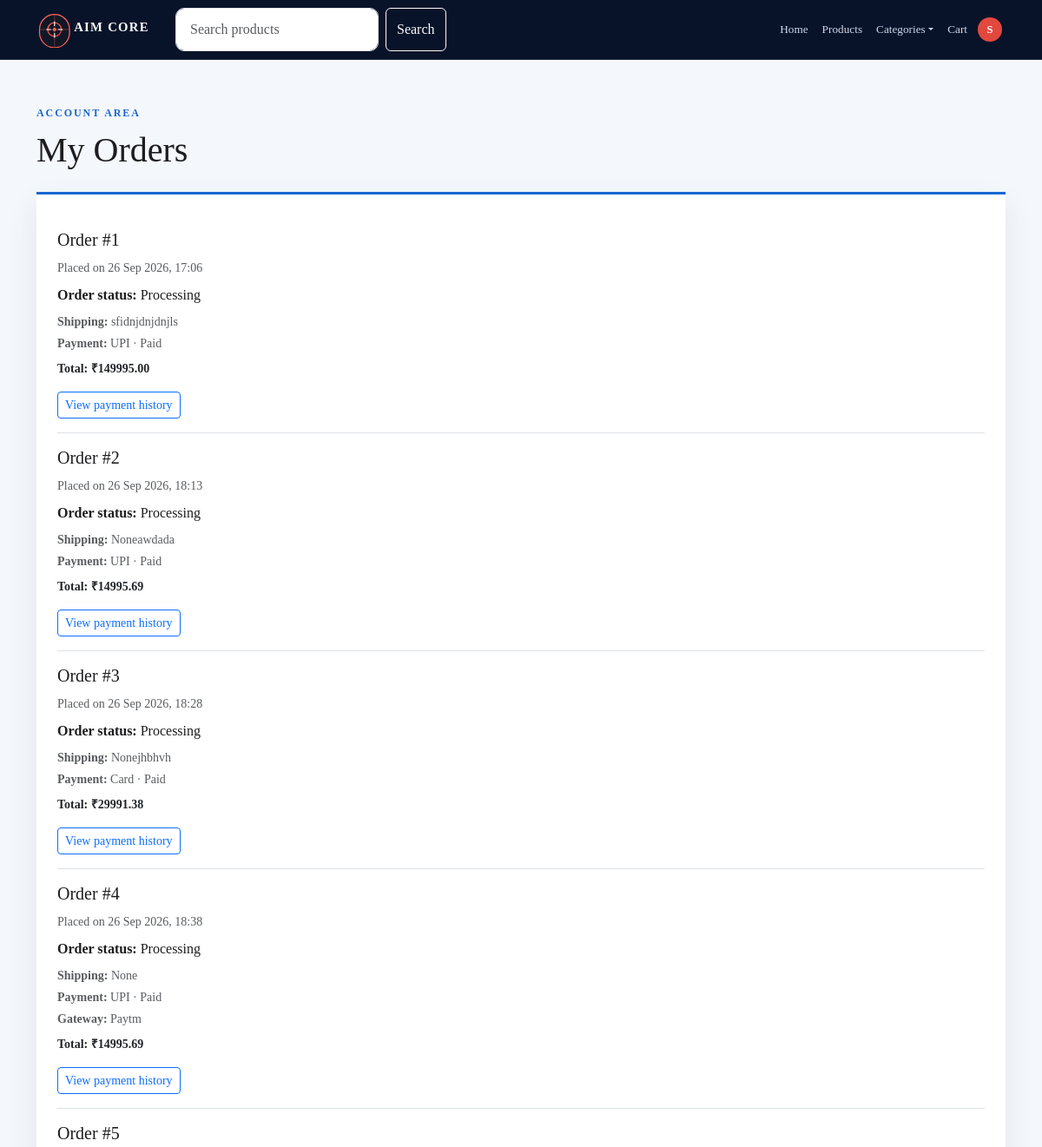
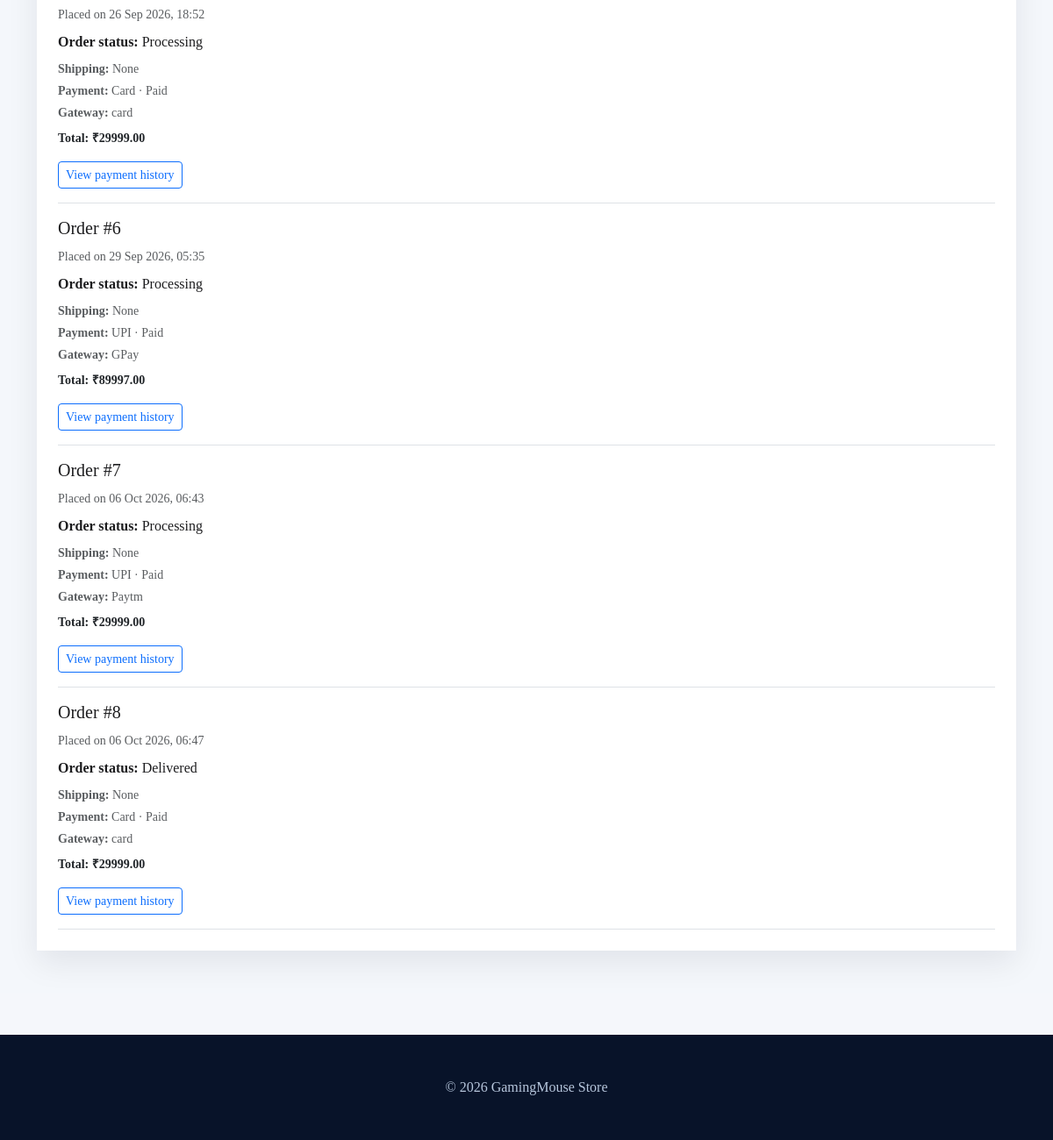
/orders/ (signed in), run on the app's committed database (2 pictures, top to bottom).
### orders/models.py (models this page shows, shortened)
class Order(models.Model):
    order_id = models.AutoField(primary_key=True)
    user = models.ForeignKey(settings.AUTH_USER_MODEL, on_delete=models.CASCADE, related_name='orders', db_column='user_id')
    order_date = models.DateTimeField(auto_now_add=True)
    total_amount = models.DecimalField(max_digits=12, decimal_places=2)
    shipping_address = models.TextField()
    status = models.CharField(max_length=50, default='pending')
    class Meta:
        db_table = 'ORDER'

class Payment(models.Model):
    payment_id = models.AutoField(primary_key=True)
    order = models.ForeignKey(Order, on_delete=models.CASCADE, related_name='payments', db_column='order_id')
    payment_method = models.CharField(max_length=50)
    payment_status = models.CharField(max_length=50, default='pending')
    payment_date = models.DateTimeField(auto_now_add=True)
    gateway = models.CharField(max_length=100, blank=True, null=True)
    reference = models.CharField(max_length=200, blank=True, null=True)
    class Meta:
        db_table = 'PAYMENT'
    @property
    def payment_method_label(self):
        labels = {
            'card': 'Card',
            'upi': 'UPI',
            'cod': 'Cash on Delivery',
        }
        return labels.get(self.payment_method.lower(), self.payment_method.replace('_', ' ').title())
    @property
    def payment_status_label(self):
        labels = {
            'pending': 'Pending',
            'paid': 'Paid',
        }
        return labels.get(self.payment_status.lower(), self.payment_status.title())

### orders/views.py (the view)
# urls.py: path('', views.order_list, name='order_list'),
@login_required(login_url='login')
def order_list(request):
    if request.user.is_staff:
        return redirect('dashboard:home')
    orders = request.user.orders.prefetch_related('items__product', 'payments').all()
    return render(request, 'orders.html', {'orders': orders})

### products/context_processors.py (called while the page is built)
def navigation_categories(request):
    return {
        'navigation_categories': Category.objects.filter(
            products__isnull=False,
        ).distinct().order_by('category_name'),
    }

### templates/orders.html (shortened to what this page needs)
{% extends 'base.html' %}
{% block content %}
<main class="inner-page">
<div class="container py-5">
    <span class="eyebrow blue-eyebrow">ACCOUNT AREA</span>
    <h1 class="mb-4 mt-2">My Orders</h1>
    <div class="blue-panel p-4">
        {% for order in orders %}
        {% with payment=order.payments.first %}
        <div class="border-bottom py-3">
            <div>
                <h5>Order #{{ order.order_id }}</h5>
                <small class="text-muted">Placed on {{ order.order_date|date:'d M Y, H:i' }}</small>
                <div class="mt-2"><strong>Order status:</strong> {{ order.status|title }}</div>
            </div>
            <div class="small text-muted mt-2">
                <div class="mt-2"><strong>Shipping:</strong> {{ order.shipping_address }}</div>
                {% if payment %}
                <div class="mt-1"><strong>Payment:</strong> {{ payment.payment_method_label }} · {{ payment.payment_status_label }}</div>
                {% if payment.gateway %}<div class="mt-1"><strong>Gateway:</strong> {{ payment.gateway }}</div>{% endif %}
                {% endif %}
                <strong class="d-block text-dark mt-2">Total: ₹{{ order.total_amount }}</strong>
            </div>
            <div class="mt-3">
                <a href="{% url 'payment_history' %}" class="btn btn-sm btn-outline-primary">View payment history</a>
            </div>
        </div>
        {% endwith %}
        {% empty %}
        <p class="text-muted mb-0">You have not placed any orders yet.</p>
        {% endfor %}
    </div>
</div>
</main>
{% endblock %}

### static/css/style.css (style rules this page uses)
body { background: #f5f7fb; color: #1d1d1f; font-family: Georgia, 'Times New Roman', serif; scroll-behavior: smooth; }
:root { --aim-blue: #1766d3; --aim-blue-dark: #081329; --aim-blue-soft: #eaf2ff; --aim-ink: #0d1c35; }
.inner-page, .catalog-page { min-height: calc(100vh - 150px); background: #f4f7fb; }
.blue-panel { background: #fff; border-top: 3px solid var(--aim-blue); box-shadow: 0 14px 34px rgba(8,19,41,.08); }
.blue-panel, .profile-card, .auth-card, .cart-panel, .cart-summary { animation: panel-in .65s ease both; }
.blue-auth-page .eyebrow, .blue-eyebrow { color: var(--aim-blue); }
html { scroll-behavior: smooth; }
.page-enter { animation: page-enter .65s ease both; }
.hero-eyebrow, .eyebrow { color: #e2483d; }
.eyebrow { color: #e2483d; font-size: .75rem; font-weight: 700; letter-spacing: .16em; }
.blue-buy-button, .btn { transition: transform .2s ease, box-shadow .2s ease, background-color .2s ease; }
.blue-eyebrow { color: #1766d3; }

### data on the page
Order: order_id "1", order_date "26 Sep 2026, 17:06", status "Processing", shipping_address "sfidnjdnjdnjls", payments.first.payment_method_label "UPI", payments.first.payment_status_label "Paid", total_amount "149995.00"
Order: order_id "2", order_date "26 Sep 2026, 18:13", status "Processing", shipping_address "Noneawdada", payments.first.payment_method_label "UPI", payments.first.payment_status_label "Paid", total_amount "14995.69"
Order: order_id "3", order_date "26 Sep 2026, 18:28", status "Processing", shipping_address "Nonejhbhvh", payments.first.payment_method_label "Card", payments.first.payment_status_label "Paid", total_amount "29991.38"
Order: order_id "4", order_date "26 Sep 2026, 18:38", status "Processing", shipping_address "None", payments.first.payment_method_label "UPI", payments.first.payment_status_label "Paid", payments.first.gateway "Paytm", total_amount "14995.69"
Order: order_id "5", order_date "26 Sep 2026, 18:52", status "Processing", shipping_address "None", payments.first.payment_method_label "Card", payments.first.payment_status_label "Paid", payments.first.gateway "card", total_amount "29999.00"
Order: order_id "6", order_date "29 Sep 2026, 05:35", status "Processing", shipping_address "None", payments.first.payment_method_label "UPI", payments.first.payment_status_label "Paid", payments.first.gateway "GPay", total_amount "89997.00"
Order: order_id "7", order_date "06 Oct 2026, 06:43", status "Processing", shipping_address "None", payments.first.payment_method_label "UPI", payments.first.payment_status_label "Paid", payments.first.gateway "Paytm", total_amount "29999.00"
Order: order_id "8", order_date "06 Oct 2026, 06:47", status "Delivered", shipping_address "None", payments.first.payment_method_label "Card", payments.first.payment_status_label "Paid", payments.first.gateway "card", total_amount "29999.00"
